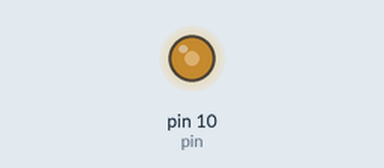
A sketch run on a simulated Arduino Uno, built with avr-gcc and run on an emulated ATmega328P. On the bench: output pins drawn as LEDs (lit = HIGH).

Above: at 0.1 s.
Timing chart, 0 to 1.6 s (numbered marks = the images above):
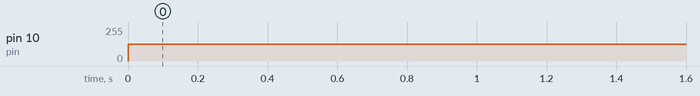

The sketch:

P1501_220725_TEST_AnalogLED.ino
```cpp
int pin = 10;
float power = 50; // number %
uint8_t outputLED = (power / 100) * 255;

void setup() {
  pinMode(pin, OUTPUT);
//  Serial.begin(9600);
}

void loop() {
  analogWrite(pin, outputLED);
//  Serial.print(power);
//  Serial.print('\t');
//  Serial.println(outputLED);
}
```

Measured:
- by itself, pin 10 (pin): 0/255 → 127/255 at 0.00 s
